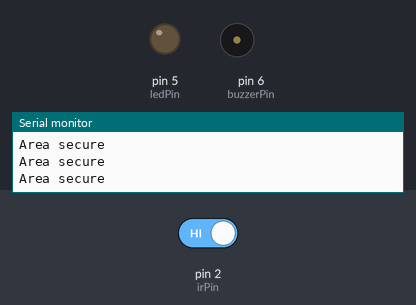
Bench run of a sketch on a simulated Arduino Uno, built with avr-gcc and run on an emulated ATmega328P. Shown: output pins drawn as LEDs (lit = HIGH), buzzer (waves = sounding), the last lines printed to the serial monitor. The test bench sets the inputs (shaded band); at power-on: pin 2 (irPin) HIGH.

Above: at 1.2 s.
1.3 s: pin 2 (irPin) driven LOW
At 2.5 s:
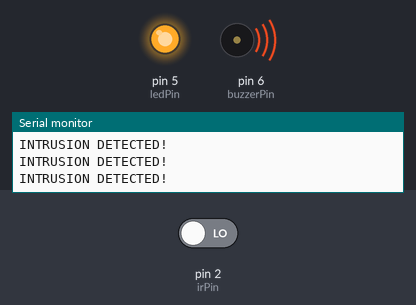
2.8 s: pin 2 (irPin) driven HIGH
At 3.8 s:
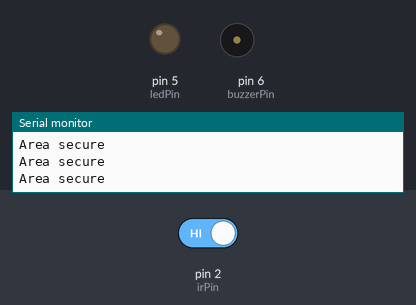
Timing chart, 0 to 5.8 s (numbered marks = the images above; inputs shaded):
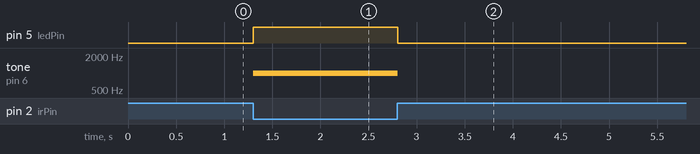

Measured:
- after the input at 1.3 s, pin 5 (ledPin): LOW → HIGH at once; tone on pin 6 (buzzerPin): silent → 1000 Hz at once
- after the input at 2.8 s, pin 5 (ledPin): HIGH → LOW at once; tone on pin 6 (buzzerPin): 1000 Hz → silent at once

The sketch:

Intrusion_detection_system_ir_buzzer.ino
```cpp
const int irPin = 2;
const int ledPin = 5;
const int buzzerPin = 6;

void setup() {
  pinMode(irPin, INPUT);
  pinMode(ledPin, OUTPUT);
  pinMode(buzzerPin, OUTPUT);

  Serial.begin(9600);
}

void loop() {
  int sensorValue = digitalRead(irPin);

  // Most IR obstacle sensors output LOW
  // when an object is detected.
  if (sensorValue == LOW) {
    digitalWrite(ledPin, HIGH);

    tone(buzzerPin, 1000);  // 1 kHz alarm
    Serial.println("INTRUSION DETECTED!");
  }
  else {
    digitalWrite(ledPin, LOW);

    noTone(buzzerPin);
    Serial.println("Area secure");
  }

  delay(100);
}
```
